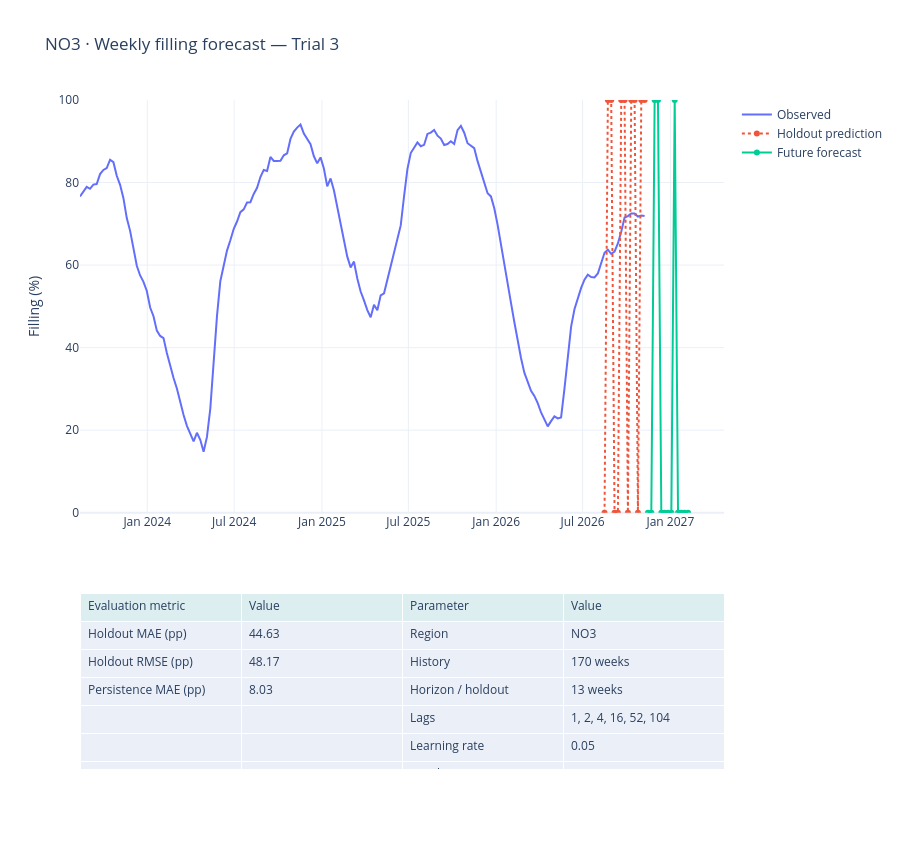

The notebook cell saved with this chart:
### Markdown cell above
* Trial 2: For second trial, the model forcasting values (in holdout period) are more asymptotic to the observed values and the horizon values are going down faster than in Trial 1. The model learns much faster with a learning_rate of 60 times faster and it yields smaller RMSE in holdout. The lag of 52 week is removed with replacement of 104 and only 208 weeks are used as history. Holdout MAE is only 1.23 which is half in value in comparision with the previous trial. The model of Trial 2 beats the Naive guessing more better than the model from Trail 1.

### Code cell
settings = {
    "region": 3,
    "history": 104 + 52 + 13 + 1, # ValueError: Need history >= max(lags) + 52 + horizon, and enough available observations.
    "horizon": 13,
    "lags": (1, 2, 4, 16, 52, 104), 
    "learning_rate": 0.05, # x10 times fasters than Trial 1
    "epochs": 2,
}

observed, forecast, test_prediction, metrics = forecast_filling(**settings)

fig = make_subplots(
    rows=2, cols=1,
    specs=[[{"type": "xy"}], [{"type": "table"}]],
    row_heights=[0.7, 0.3],
    vertical_spacing=0.12,
)

fig.add_trace(go.Scatter(
    x=observed.index, y=observed,
    name="Observed",
), row=1, col=1)

fig.add_trace(go.Scatter(
    x=test_prediction.index, y=test_prediction,
    name="Holdout prediction", line=dict(dash="dot"),
), row=1, col=1)

fig.add_trace(go.Scatter(
    x=forecast.index, y=forecast,
    name="Future forecast", mode="lines+markers",
), row=1, col=1)

parameter_values = [
    f"NO{settings['region']}",
    f"{settings['history']} weeks",
    f"{settings['horizon']} weeks",
    ", ".join(map(str, settings["lags"])),
    str(settings["learning_rate"]),
    str(settings["epochs"]),
]

fig.add_trace(go.Table(
    header=dict(
        values=["Evaluation metric", "Value", "Parameter", "Value"],
        fill_color="#DCEEF0",
        align="left",
    ),
    cells=dict(
        values=[
            list(metrics) + [""] * 3,
            [f"{value:.2f}" for value in metrics.values()] + [""] * 3,
            ["Region", "History", "Horizon / holdout",
             "Lags", "Learning rate", "Epochs"],
            parameter_values,
        ],
        align="left",
        height=28,
    ),
), row=2, col=1)

fig.update_layout(
    title=f"NO{settings['region']} · Weekly filling forecast — Trial 3",
    template="plotly_white",
    height=850,
)
fig.update_yaxes(
    title_text="Filling (%)", range=[0, 100], row=1, col=1,
)
fig.show()

### Figure 1 — Plotly figure (JSON) as saved in the notebook; plotly's stock layout.template omitted (floating-point values rounded to 4 significant figures; data arrays with more than 128 entries replaced by an {"elided": "..."} marker saying what was removed)
{"data": [{"name": "Observed", "type": "scatter", "x": {"elided": "170 str values"}, "xaxis": "x", "y": {"elided": "170 float values"}, "yaxis": "y"}, {"line": {"dash": "dot"}, "name": "Holdout prediction", "type": "scatter", "x": ["2026-08-16T00:00:00.000000000", "2026-08-23T00:00:00.000000000", "2026-08-30T00:00:00.000000000", "2026-09-06T00:00:00.000000000", "2026-09-13T00:00:00.000000000", "2026-09-20T00:00:00.000000000", "2026-09-27T00:00:00.000000000", "2026-10-04T00:00:00.000000000", "2026-10-11T00:00:00.000000000", "2026-10-18T00:00:00.000000000", "2026-10-25T00:00:00.000000000", "2026-11-01T00:00:00.000000000", "2026-11-08T00:00:00.000000000"], "xaxis": "x", "y": [0.0, 100.0, 100.0, 0.0, 0.0, 100.0, 100.0, 0.0, 100.0, 100.0, 0.0, 100.0, 100.0], "yaxis": "y"}, {"mode": "lines+markers", "name": "Future forecast", "type": "scatter", "x": ["2026-11-15T00:00:00.000000000", "2026-11-22T00:00:00.000000000", "2026-11-29T00:00:00.000000000", "2026-12-06T00:00:00.000000000", "2026-12-13T00:00:00.000000000", "2026-12-20T00:00:00.000000000", "2026-12-27T00:00:00.000000000", "2027-01-03T00:00:00.000000000", "2027-01-10T00:00:00.000000000", "2027-01-17T00:00:00.000000000", "2027-01-24T00:00:00.000000000", "2027-01-31T00:00:00.000000000", "2027-02-07T00:00:00.000000000"], "xaxis": "x", "y": [0.0, 0.0, 100.0, 100.0, 0.0, 0.0, 0.0, 0.0, 100.0, 0.0, 0.0, 0.0, 0.0], "yaxis": "y"}, {"cells": {"align": "left", "height": 28, "values": [["Holdout MAE (pp)", "Holdout RMSE (pp)", "Persistence MAE (pp)", "", "", ""], ["44.63", "48.17", "8.03", "", "", ""], ["Region", "History", "Horizon / holdout", "Lags", "Learning rate", "Epochs"], ["NO3", "170 weeks", "13 weeks", "1, 2, 4, 16, 52, 104", "0.05", "2"]]}, "domain": {"x": [0, 1], "y": [0, 0.264]}, "header": {"align": "left", "fill": {"color": "#DCEEF0"}, "values": ["Evaluation metric", "Value", "Parameter", "Value"]}, "type": "table"}], "layout": {"height": 850, "title": {"text": "NO3 · Weekly filling forecast — Trial 3"}, "xaxis": {"anchor": "y", "domain": [0, 1]}, "yaxis": {"anchor": "x", "domain": [0.384, 1], "range": [0, 100], "title": {"text": "Filling (%)"}}}}
